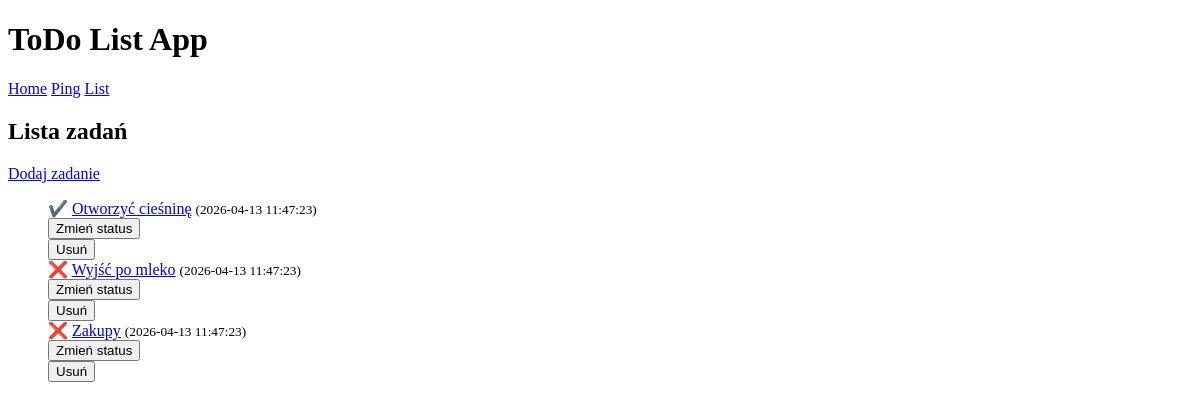
The app's page /list_tasks, older data.
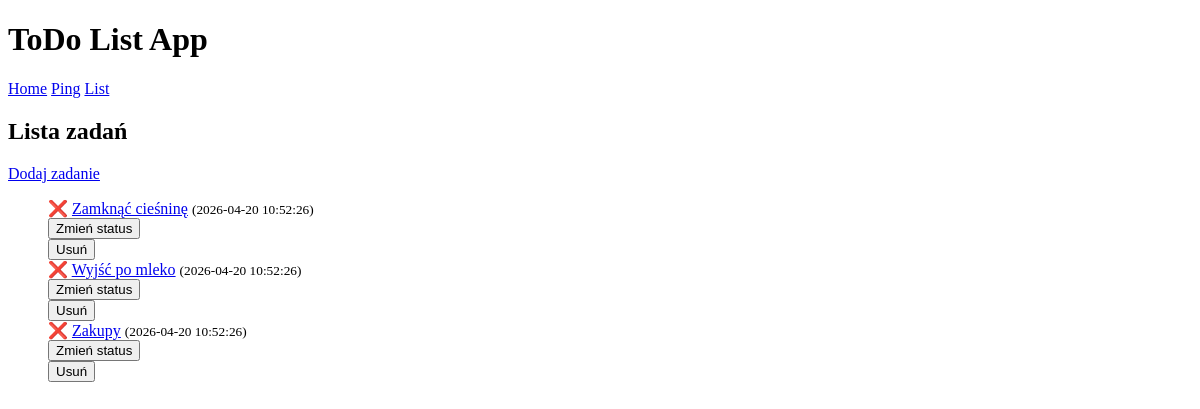
The same page, newer data.
### tables this page shows
CREATE TABLE tasks (
id INTEGER PRIMARY KEY AUTOINCREMENT,
title TEXT NOT NULL,
done INTEGER NOT NULL DEFAULT 0 CHECK (done IN (0,1)),
created_at TEXT NOT NULL DEFAULT (datetime('now'))
);

### web/routes.py (the view)
@web.route("/list_tasks")
def list_tasks():
    db = get_db()
    tasks = db.execute("SELECT id, title, done, created_at FROM tasks ORDER BY created_at DESC;").fetchall()
    return render_template("list_tasks.html", tasks = tasks)

### web/routes.py (called while the page is built)
def get_db():
    if "db" not in g:  # g - globalna zmienna flaskowa
        conn = sqlite3.connect(DATABASE)
        conn.row_factory = sqlite3.Row
        conn.execute(
            "PRAGMA foreign_keys = ON;"
        )  # zapytanie włączające obsługę kluczy obcych
        g.db = conn
    return g.db

### templates/list_tasks.html (shortened to what this page needs)
{% extends "index.html" %}
{% block content %}
    <h2>Lista zadań</h2>
    <a href="{{ url_for('web.add_task') }}">Dodaj zadanie</a>
    {% if tasks|length == 0 %}
        <p>Brak zadań.</p>
    {% else %}
        <ul style="list-style-type: none;">
            {% for task in tasks %}
                <li>
                    {% if task["done"] %}
                        ✔️
                    {% else %}
                        ❌
                    {% endif %}
                    <a href="{{url_for('web.task', task_id=task['id'])}}">{{ task["title"] }}</a>
                    <small>({{task["created_at"]}})</small>
                    <form action="{{url_for('web.update_task_status', task_id=task['id'])}}" method="post">
                        <button type="submit">Zmień status</button>
                    </form>
                    <form action="{{url_for('web.delete_task', task_id=task['id'])}}" method="post">
                        <button type="submit">Usuń</button>
                    </form>
                </li>
            {% endfor %}
        </ul>
    {% endif %}
{% endblock %}

Row changes from the older to the newer data that the page shows:
changed tasks: title "Otworzyć cieśninę" → "Zamknąć cieśninę"; created_at "2026-04-13 11:47:23" → "2026-04-20 10:52:26"; done "✔️" → "❌"
changed tasks "Wyjść po mleko": created_at "2026-04-13 11:47:23" → "2026-04-20 10:52:26"
changed tasks "Zakupy": created_at "2026-04-13 11:47:23" → "2026-04-20 10:52:26"
